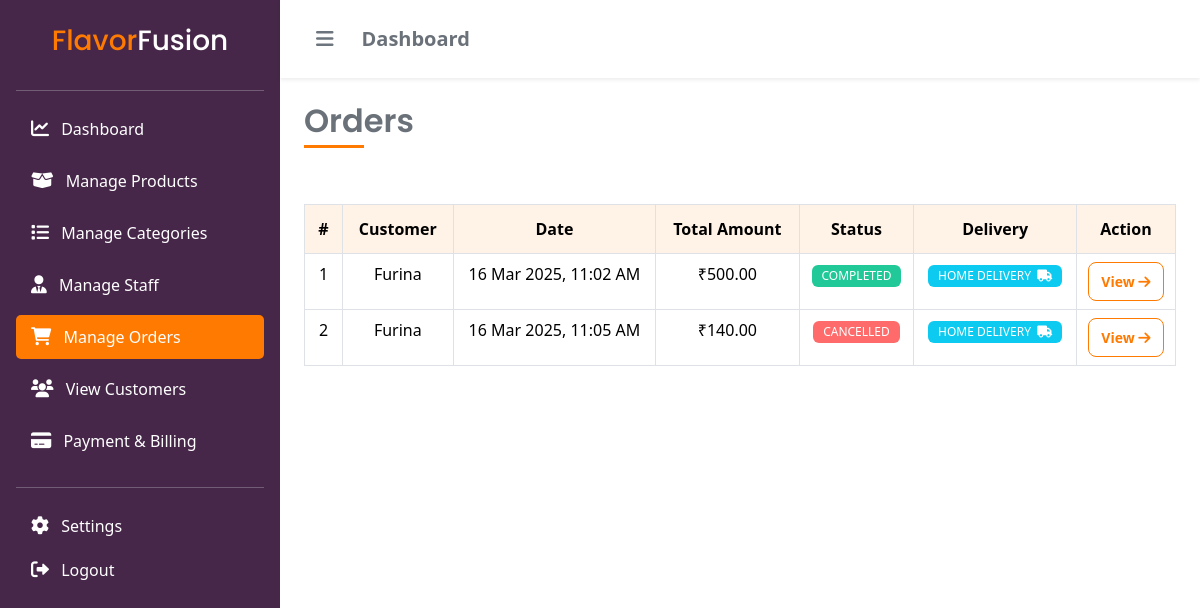
The app's page /admin/orders/index.php (signed in) with its own data.
### tables this page shows
CREATE TABLE `orders` (
  `id` int(11) NOT NULL,
  `user_id` int(11) NOT NULL,
  `total_amount` decimal(10,2) NOT NULL,
  `delivery_option` enum('delivery','pickup') NOT NULL,
  `status` enum('pending','processing','completed','cancelled') DEFAULT 'pending',
  `created_at` timestamp NOT NULL DEFAULT current_timestamp()
);

CREATE TABLE `users` (
  `id` int(11) NOT NULL,
  `name` varchar(100) NOT NULL,
  `email` varchar(100) NOT NULL,
  `password` varchar(255) NOT NULL,
  `phone` varchar(15) DEFAULT NULL,
  `profile_pic` varchar(255) DEFAULT NULL,
  `token` varchar(255) DEFAULT NULL,
  `role` enum('customer','admin','staff') DEFAULT 'customer',
  `created_at` timestamp NOT NULL DEFAULT current_timestamp()
);

### database/database.php (called while the page is built)
<?php
require(__DIR__ . '/Connection.php');
$servername = 'localhost';
$port = 3306;
$db_name = 'flavor_fusion_db';
$username = 'root';
$password = '';
$connection = new Connection($servername, $port, $db_name, $username, $password);

### database/Connection.php (called while the page is built, shortened)
<?php
class Connection
{
    private $pdo;
    public function __construct($server_name, $port, $db_name, $username, $password)
    {
        try {
            $this->pdo = new PDO("mysql:host={$server_name};port={$port};dbname={$db_name}", $username, $password);
            $this->pdo->setAttribute(PDO::ATTR_ERRMODE, PDO::ERRMODE_EXCEPTION);
            $this->pdo->setAttribute(PDO::ATTR_DEFAULT_FETCH_MODE, PDO::FETCH_ASSOC);
        } catch (PDOException $e) {
            echo $e->getMessage();
            die();
        }
    }
    public function findById($table_name, $id)
    {
        $statement = $this->pdo->prepare("SELECT * FROM {$table_name} WHERE id = :id");
        $statement->execute(["id" => $id]);
        $result = $statement->fetch();
        return $result;
    }
    public function findAll($table_name)
    {
        $sql = "SELECT * FROM {$table_name}";
        $statement = $this->pdo->prepare($sql);
        $statement->execute();
        $result = $statement->fetchAll();
        return $result;
    }
}

### public/admin/orders/index.php (the view, shortened to what this page needs)
<?php
include DB_ROOT . 'database.php';
$orders = $connection->findAll("orders");
?>
<?php include_once '../../../includes/header.php'; ?>
<div class="d-flex">
    <?php
    include_once '../../../includes/admin-sidebar.php';
    ?>
    <div class="container-fluid px-4 py-4">
        <div class="row mb-4">
            <div class="col-12 d-flex justify-content-between align-items-center">
                <h2 class="section-title">Orders</h2>
            </div>
        </div>
        <div class="row">
            <div class="col-12">
                <div class="table-responsive" id="printable">
                    <table class="table table-bordered table-hover">
                        <thead>
                            <tr class="text-center">
                                <th>#</th>
                                <th>Customer</th>
                                <th>Date</th>
                                <th>Total Amount</th>
                                <th>Status</th>
                                <th>Delivery</th>
                                <th>Action</th>
                            </tr>
                        </thead>
                        <tbody>
                            <?php if (!empty($orders)): ?>
                                <?php foreach ($orders as $index => $order) : ?>
                                    <?php
                                    $customer = $connection->findById("users", $order["user_id"]);
                                    $status_classes = [
                                        "pending" => "bg-secondary",
                                        "processing" => "bg-info",
                                        "completed" => "bg-success",
                                        "cancelled" => "bg-danger"
                                    ];
                                    $status_badge = $status_classes[$order["status"]] ?? "bg-secondary";
                                    $delivery_label = $order["delivery_option"] === "delivery"
                                        ? "Home Delivery&nbsp; <i class='fa-solid fa-truck'></i>"
                                        : "Pickup&nbsp; <i class='fa-solid fa-map-location-dot'></i>";
                                    ?>
                                    <tr class="text-center">
                                        <td><?= $order['id']; ?></td>
                                        <td><?= $customer ? $customer['name'] : 'N/A'; ?></td>
                                        <td><?= date('d M Y, h:i A', strtotime($order['created_at'])); ?></td>
                                        <td>₹<?= number_format($order['total_amount'], 2); ?></td>
                                        <td><span class="badge <?= $status_badge; ?>"><?= ucfirst($order['status']); ?></span></td>
                                        <td><span class="badge <?= $order["delivery_option"] === "delivery" ? "bg-info" : "bg-warning" ?>"><?= $delivery_label; ?></span></td>
                                        <td>
                                            <a href="view?id=<?= $order['id']; ?>" class="fw-semibold btn btn-sm btn-outline-primary">
                                                View <i class="fa-solid fa-arrow-right"></i>
                                            </a>
                                        </td>
                                    </tr>
                                <?php endforeach; ?>
                            <?php else: ?>
                                <tr>
                                    <td colspan="7" class="text-center">No orders found</td>
                                </tr>
                            <?php endif; ?>
                        </tbody>
                    </table>
                </div>
            </div>
        </div>
    </div>
    <?php include_once '../../../includes/admin-footer.php'; ?>

### public/assets/css/style.css (style rules this page uses)
:root { --primary-color-50: #fff2e6; --primary-color-100: #ffd7b3; --primary-color: #ff7a00; --body-color: #6a7179; --gray-100: #dee2e6; --gray-500: #868e96; --secondary-color: #462749; --color-success: #20c997; --color-error: #ff6b6b; }
body { color: var(--body-color); min-height: 100dvh; display: flex; flex-direction: column; }
h1, h2, h3, h4, h5, h6 { font-family: "Poppins", sans-serif; }
.section-title { position: relative; margin-bottom: 2rem; padding-bottom: 0.5rem; font-weight: 600; }
.section-title::after { content: ""; position: absolute; bottom: 0; left: 0; width: 60px; height: 3px; background-color: var(--primary-color); }
.bg-success { background-color: var(--color-success) !important; }
.bg-danger { background-color: var(--color-error) !important; }
.btn { padding: 8px 12px; border-radius: 8px; }
.btn-outline-primary { background-color: #fff; border-color: var(--primary-color); color: var(--primary-color); }
.badge { font-size: 12px; text-transform: uppercase; padding: 5px 10px; font-weight: 500; }
.table tr th { padding: 12px; background-color: var(--primary-color-50); }

### records on screen
orders: id "1", user.name "Furina", created_at "16 Mar 2025, 11:02 AM", total_amount "500.00", status "COMPLETED", delivery_option "HOME DELIVERY"
orders: id "2", user.name "Furina", created_at "16 Mar 2025, 11:05 AM", total_amount "140.00", status "CANCELLED", delivery_option "HOME DELIVERY"
